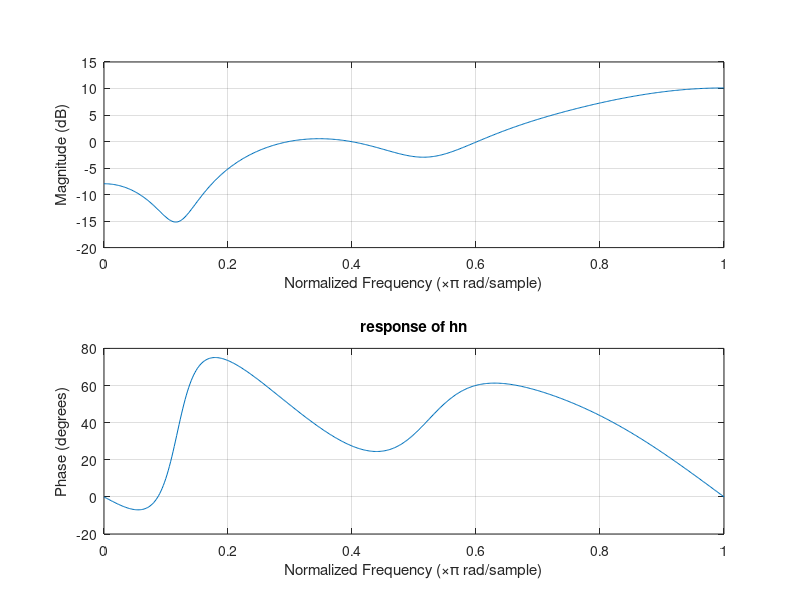
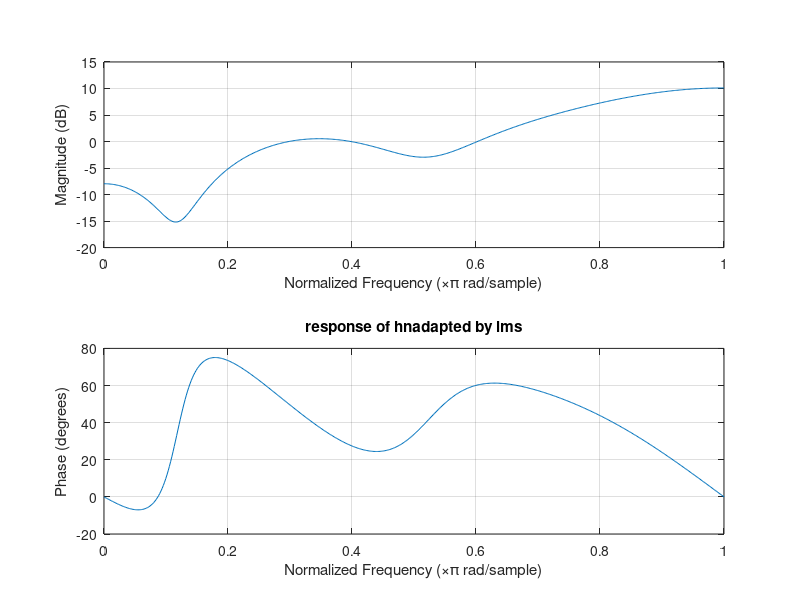
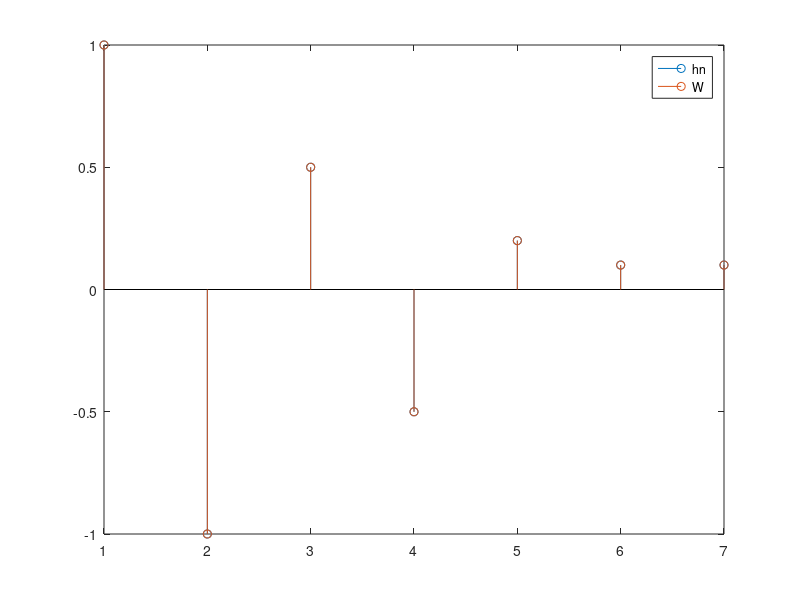

MATLAB code for these plots, in order:
hn=[1 -1 .5 -.5 .2 .1 .1 ];
rng('default');
x=randn(1,1000);
d=filter(hn,1,x);
%note desired signal d and input signal x
freqz(hn,1,512);
title('response of hn')

N=7;%if more than 7 coefficients extra coefficients will be near to 0.
W=zeros(1,N);
mu=.1;
for i=N:length(x)
    y(i)=W*x(i:-1:i-(N-1))';
    e(i)=d(i)-y(i);
    W=W+mu*x(i:-1:i-(N-1))*e(i);
end
figure
freqz(W,1,512);
title('response of hnadapted by lms');figure
cla
 stem([hn;W]');legend('hn','W')
